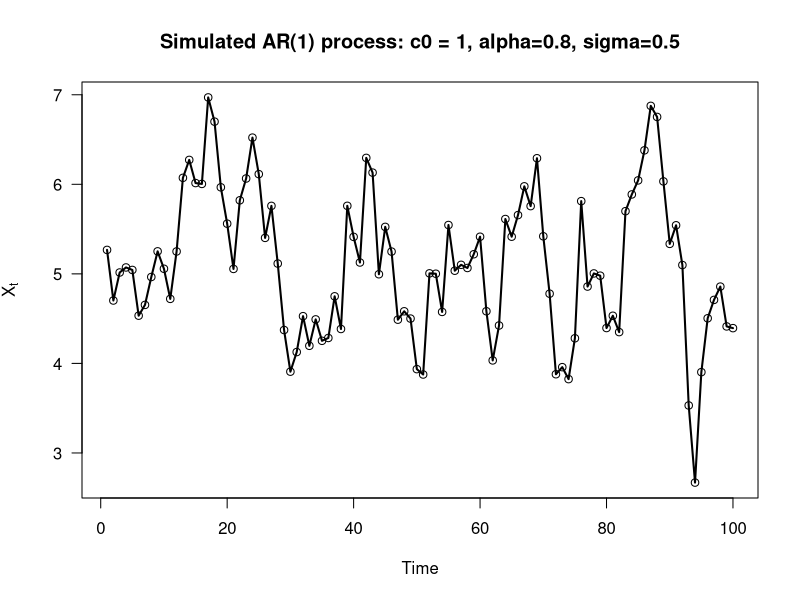

Write the R code that produced this figure.
## ---- chunk 1
SimulateParAR1 <- function(m, c0, alpha, sig.sq) {
     xx <- numeric(m)
     xx[1] <- c0/(1 - alpha) + rnorm(1, sd=sqrt(sig.sq))
     for(t in 2:m) { 
         xx[t] <- c0 + alpha*xx[t-1] + rnorm(1, sd=sqrt(sig.sq))
     }
     return(xx)
}
## ---- chunk 2
x <- SimulateParAR1(100, 1, 0.8, sig.sq=.25)
par(mfrow=c(1,1))
plot(1:100, x, las=1, ylab=expression(X[t]), xlab="Time",
     main="Simulated AR(1) process: c0 = 1, alpha=0.8, sigma=0.5")
lines(1:100, x, lwd=2, las=1)
## ---- chunk 3
x <- SimulateParAR1(100, 0, 0.2, sig.sq=1)
tmp <- ar(x, aic=FALSE, order.max = 1)
tmp$asy.var.coef  ## asymptotic variance of alpha.hat
tmp$ar
